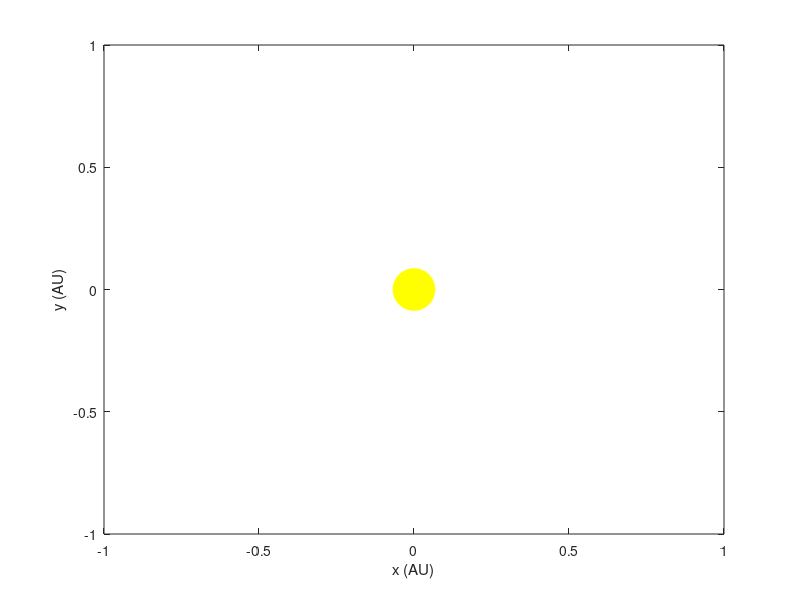

The MATLAB script that drew this image:
% Planetary orbit using second order Runge-Kutta method.
% Based on 'Computational Physics' by N. Giordano and H. Nakanishi, Section 4.1
% Written by Kevin Berwick
% Simulates a planet orbiting the Sun using the second-order Runge-Kutta method.

npoints = 500;    % Number of time steps
dt = 0.002;       % Time step in years
t = 0;            % Initialize time

% Initialize the position of the planet (in AU, Astronomical Units)
x = 1;            % Initial x position (AU)
y = 0;            % Initial y position (AU)

% Initialize the velocity of the planet (in AU per year)
v_x = 0;          % Initial velocity in the x direction (AU/year)
v_y = 2 * pi;     % Initial velocity in the y direction (AU/year), 2*pi for circular orbit

% Plot the Sun at the origin
plot(0, 0, 'oy', 'MarkerSize', 30, 'MarkerFaceColor', 'yellow');  % Sun as a yellow circle
axis([-1 1 -1 1]);      % Set axis limits from -1 to 1 in both x and y directions
xlabel('x (AU)');        % Label for x-axis (AU)
ylabel('y (AU)');        % Label for y-axis (AU)
hold on;                 % Hold the plot to add the planet’s orbit

% Loop over the timesteps to simulate the planet's motion
for step = 1:npoints-1
    % Calculate the distance from the planet to the Sun (radius)
    radius = sqrt(x^2 + y^2);  % Distance formula: sqrt(x^2 + y^2)

    % Compute Runge-Kutta values for the y direction
    y_dash = y + 0.5 * v_y * dt;  % Intermediate y position
    v_y_dash = v_y - 0.5 * (4 * pi^2 * y * dt) / (radius^3);  % Intermediate y velocity
    y_new = y + v_y_dash * dt;    % Update y position using intermediate velocity
    v_y_new = v_y - (4 * pi^2 * y_dash * dt) / (radius^3);  % Update y velocity using y_dash

    % Compute Runge-Kutta values for the x direction
    x_dash = x + 0.5 * v_x * dt;  % Intermediate x position
    v_x_dash = v_x - 0.5 * (4 * pi^2 * x * dt) / (radius^3);  % Intermediate x velocity
    x_new = x + v_x_dash * dt;    % Update x position using intermediate velocity
    v_x_new = v_x - (4 * pi^2 * x_dash * dt) / (radius^3);  % Update x velocity using x_dash

    % Plot the current position of the planet
    plot(x_new, y_new, '-k');  % Plot planet’s path in black
    drawnow;                   % Update plot in real-time

    % Update velocities for the next iteration
    v_x = v_x_new;  % Assign new x velocity
    v_y = v_y_new;  % Assign new y velocity

    % Update positions for the next iteration
    x = x_new;      % Assign new x position
    y = y_new;      % Assign new y position
end
